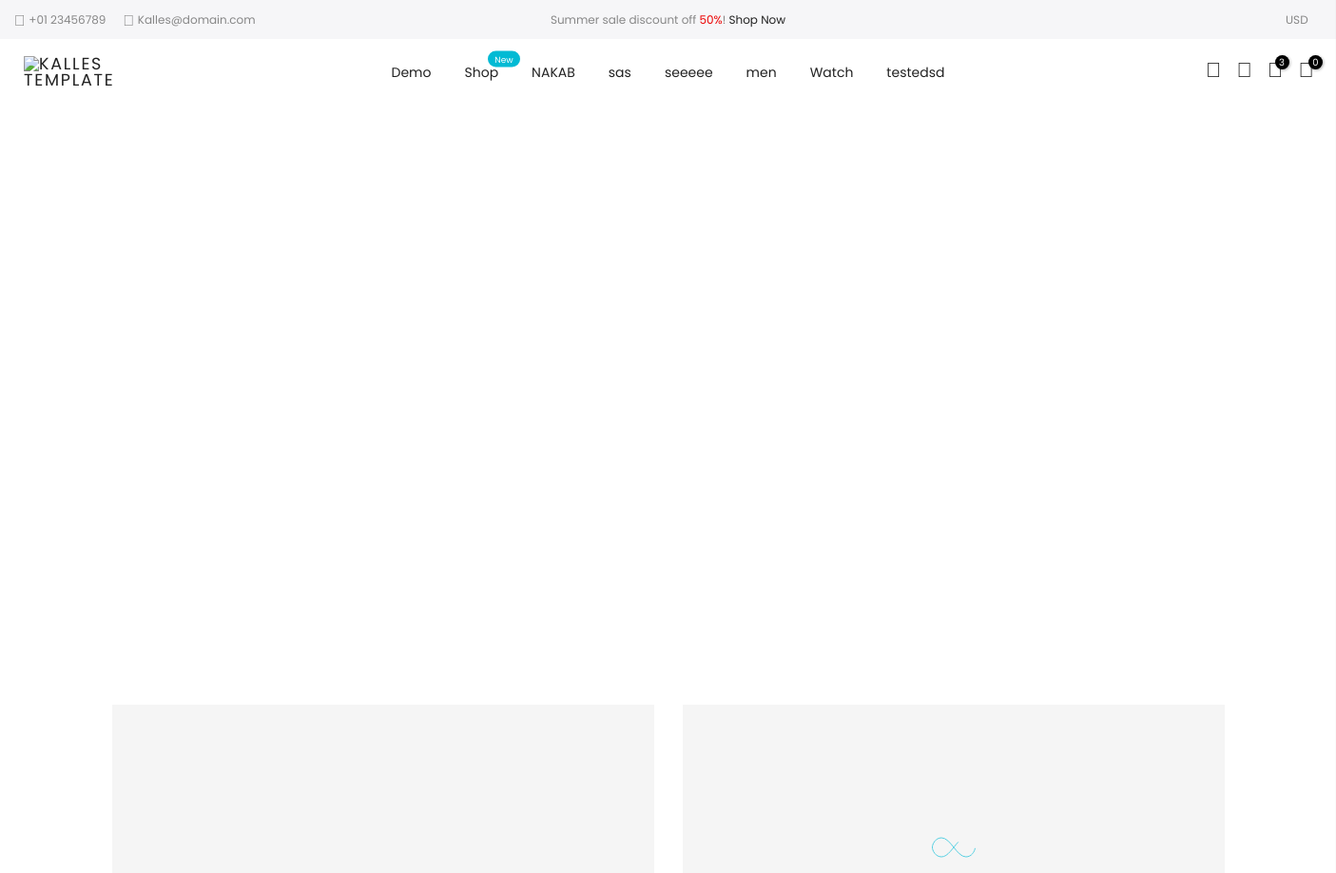
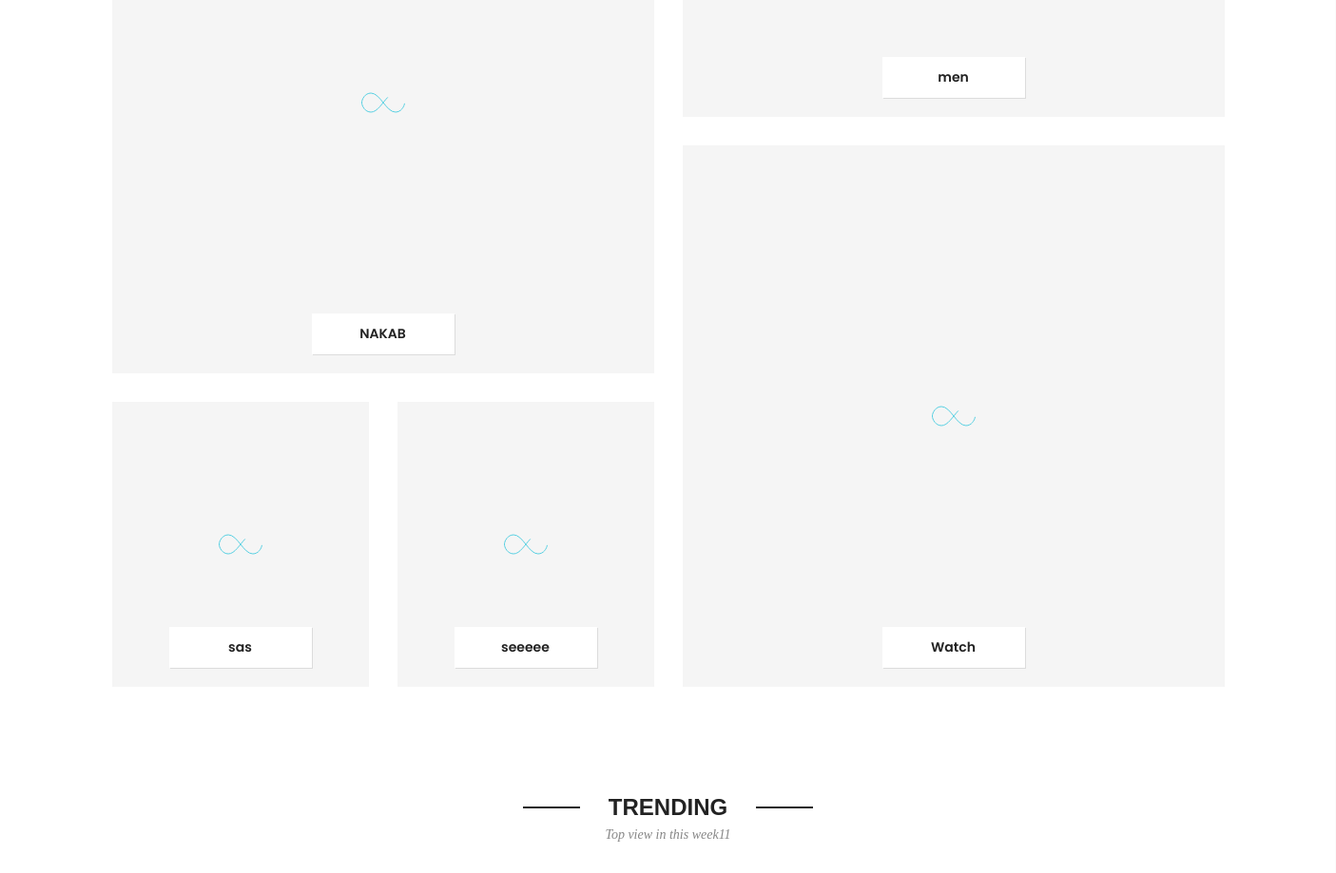
Before: /a/dsd (upper part) with the older database file (2 pictures, top to bottom).
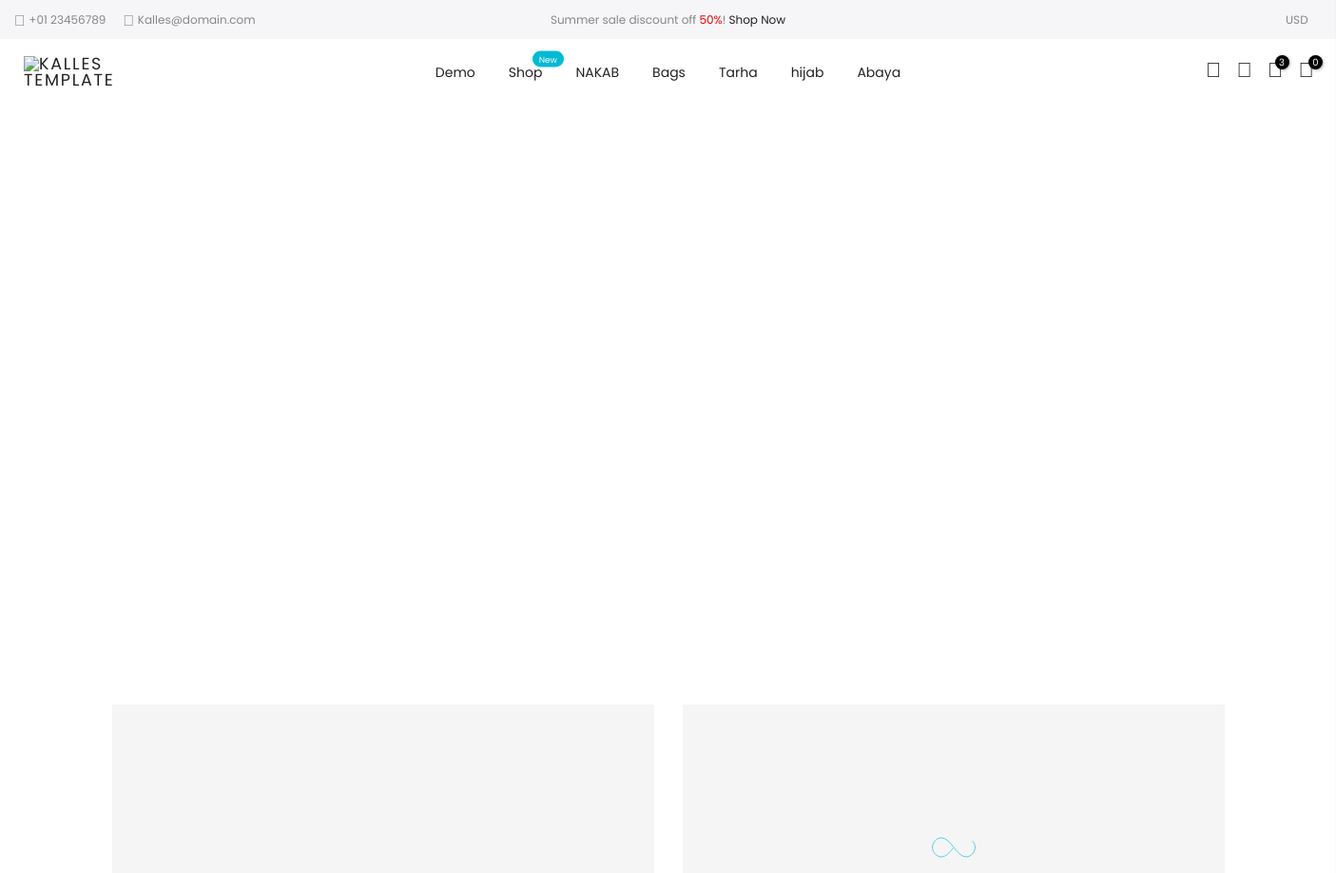
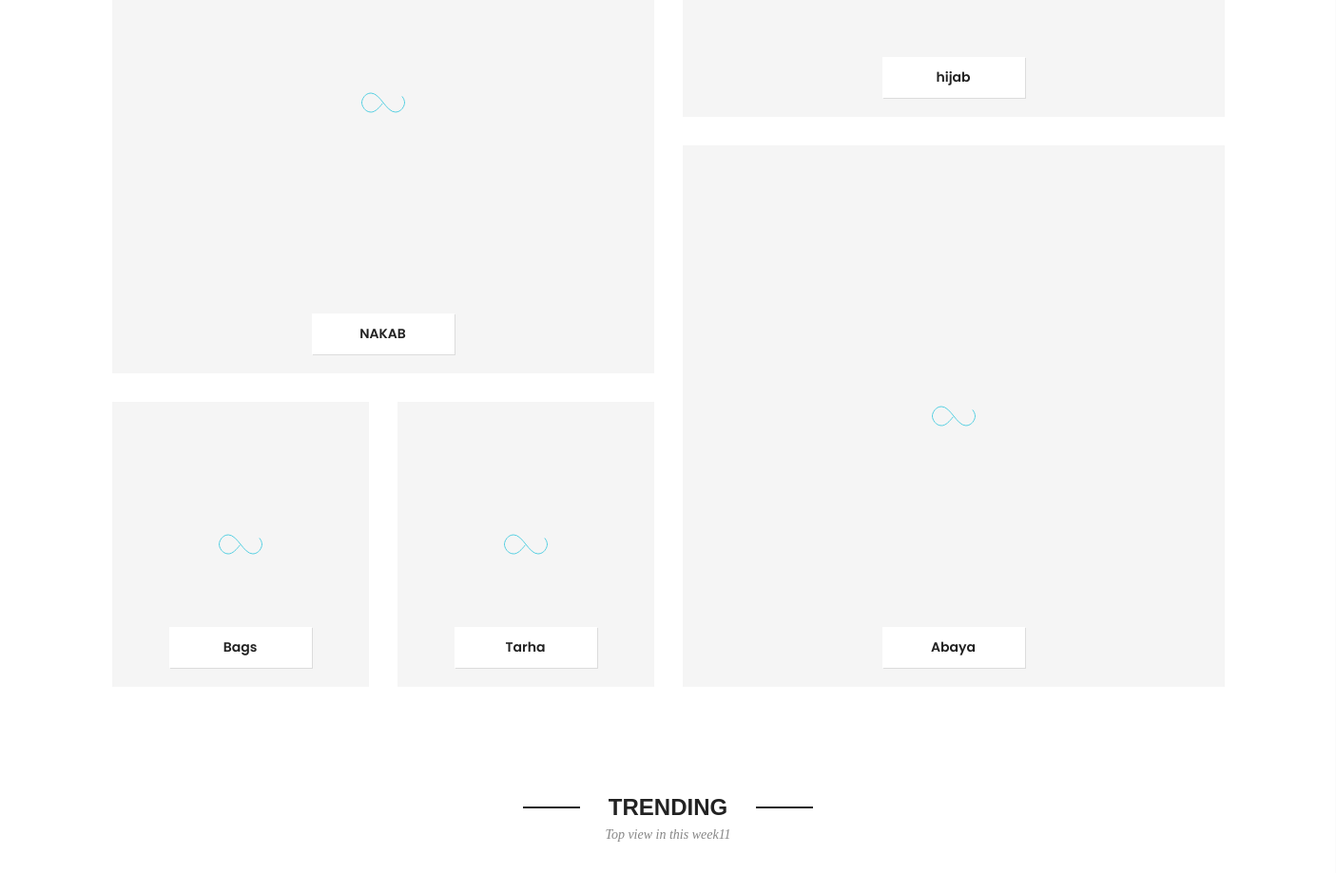
After: the same page with the newer database file (2 pictures, top to bottom).
### product/models.py (models this page shows)
class Category(models.Model):
    CATName = models.CharField(max_length=255)
    CATParent = models.ForeignKey('self', limit_choices_to={'CATParent__isnull': True}, on_delete=models.CASCADE,
                                  blank=True, null=True)
    CATDesc = models.TextField()
    slug = models.SlugField()
    CATImg = models.ImageField(upload_to='Category/')
    class Meta:
        verbose_name = 'category'
        verbose_name_plural = 'categoryios'
    def get_url(self):
        return reverse('products:category_slug', args={self.slug})
    def __str__(self):
        return self.CATName

### product/views.py (the view)
# urls.py: path('a/<slug:slug>', views.Puopup_detail, name='puopup_detail'),            # display detail and view slug name products
def Puopup_detail(request, slug):
    pro_detail = get_object_or_404(Product, PRDSlug=slug)
    d = Category.objects.all()
    in_cart = CartItems.objects.filter(cart__cart_id=_cart_id(request), product=pro_detail).exists()
    context = {
        'pro_detail': pro_detail,
        'd': d,
        'in_cart': in_cart,
    }
    return render(request, 'product/home-classic.html', context)

### cart/context_processos.py (called while the page is built)
def counter(request):
    cart_count = 0      # var coz counter number on  cart
    if 'admin' in request.path:            # request path if admin can you though data to return see anything
        return {}
    else:
        try:
            cart = Cart.objects.filter(cart_id=_cart_id(request))
            cart_items = CartItems.objects.all().filter(cart=cart[:1])
            for cart_item in cart_items:
                cart_count += cart_item.quantity
        except Cart.DoesNotExist:
            cart_item = 0
    return dict(cart_count=cart_count)

### cart/views.py (called while the page is built)
def _cart_id(request):  # creat session id to cart
    cart = request.session.session_key
    if not cart:
        cart = request.session.create()  # create new session
    return cart

### product/context_processors.py (called while the page is built)
def menu_links(request):
    links = Category.objects.all()
    products = Product.objects.filter()
    return dict(links=links, products=products)

### product/models.py (called while the page is built)
    def __str__(self):
        return self.PRDName

### product/templates/product/home-classic.html (shortened to what the changed rows need)
<!DOCTYPE html>
{% extends 'product/base.html' %}
{% load static  %}
   {% block  body %}
    <div id="nt_content">
        <div class="kalles-section nt_section type_collection_list">
            <div class="container">
                <div class="mt__30 nt_cats_holder row equal_nt hoverz_true cat_size_5 cat_lay4_1 cat_lay5_2 cat_space_30 cat_design_1">
                    <div class="col-md-6 col-12">
                        <div class="row">
                            <div class="cat_grid_item cat_space_item cat_grid_item_1 col-12">
                                {% for dd in d %}
                                {% if forloop.counter == 1 %}
                                <div class="cat_grid_item__content pr oh">
                                    <a href="{{ dd.get_url }}" class="db cat_grid_item__link">
                                        <div class="cat_grid_item__overlay item__position nt_bg_lz top lazyload" data-bgset="{{ dd.CATImg.url}}"></div>
                                    </a>
                                    <div class="cat_grid_item__wrapper pe_none">
                                        <div class="cat_grid_item__title">{{dd.CATName}}</div>
                                    </div>
                                </div>
                            </div>
                            <div class="col-12">
                                <div class="row">
                                    <div class="cat_grid_item cat_space_item cat_grid_item_4 col-6">
                                     {% elif forloop.counter == 2 %}
                                        <div class="cat_grid_item__content pr oh">
                                            <a href="{{ dd.get_url }}" class="db cat_grid_item__link">
                                                <div class="cat_grid_item__overlay item__position nt_bg_lz top lazyload" data-bgset="{{ dd.CATImg.url}}"></div>
                                            </a>
                                            <div class="cat_grid_item__wrapper pe_none">
                                                <div class="cat_grid_item__title">{{dd.CATName}}</div>
                                            </div>
                                        </div>
                                    </div>
                                    <div class="cat_grid_item cat_space_item cat_grid_item_5 col-6">
                                       {% elif forloop.counter == 3 %}
                                            <div class="cat_grid_item__content pr oh">
                                                <a href="{{ dd.get_url }}" class="db cat_grid_item__link">
                                                    <div class="cat_grid_item__overlay item__position nt_bg_lz bottom lazyload" data-bgset="{{ dd.CATImg.url}}"></div>
                                                </a>
                                                <div class="cat_grid_item__wrapper pe_none">
                                                    <div class="cat_grid_item__title">{{dd.CATName}}</div>
                                                </div>
                                            </div>
                                    </div>
                                </div>
                            </div>
                        </div>
                    </div>
                    <div class="col-md-6 col-12">
                        <div class="row">
                            <div class="cat_grid_item cat_space_item cat_grid_item_2 col-12">
                                  {% elif forloop.counter == 4 %}
                                <div class="cat_grid_item__content pr oh">
                                    <a href="{{ dd.get_url }}" class="db cat_grid_item__link">
                                        <div class="cat_grid_item__overlay item__position nt_bg_lz center lazyload" data-bgset="{{ dd.CATImg.url}}"></div>
                                    </a>
                                    <div class="cat_grid_item__wrapper pe_none">
                                        <div class="cat_grid_item__title">{{dd.CATName}}</div>
                                    </div>
                                </div>
                            </div>
                            <div class="cat_grid_item cat_space_item cat_grid_item_3 col-12">
                                {% elif forloop.counter == 5 %}
                                <div class="cat_grid_item__content pr oh">
                                    <a href="{{ dd.get_url }}" class="db cat_grid_item__link">
                                        <div class="cat_grid_item__overlay item__position nt_bg_lz center lazyload" data-bgset="{{ dd.CATImg.url}}"></div>
                                    </a>
                                    <div class="cat_grid_item__wrapper pe_none">
                                        <div class="cat_grid_item__title">{{dd.CATName}}</div>
                                    </div>
                                </div>
                            </div>
                        </div>
                    </div>
                </div>
            </div>
        </div>
        {% endif %}
              {% endfor %}
            </div>
{% include 'product/poup_detail.html' %}
{% endblock  %}

### product/templates/product/base.html (shortened to what the changed rows need)
<!DOCTYPE html>
{% load static %}
<html lang="en">
<head>
    <link rel="stylesheet" href="{% static 'css/font-icon.min.css' %} ">
    <link rel="stylesheet" href="{% static 'css/bootstrap.min.css' %} ">
    <link rel="stylesheet" href="{% static 'css/reset.css' %} ">
    <link rel="stylesheet" href="{% static 'css/defined.css' %} ">
    <link rel="stylesheet" href="{% static 'css/base.css' %} ">
    <link rel="stylesheet" href="{% static 'css/style.css' %} ">
    <link rel="stylesheet" href="{% static 'css/home-default.css' %} ">
        <link rel="stylesheet" href="{% static 'css/shopping-cart.css' %} ">
</head>
<body class="kalles-template header_full_true des_header_3 css_scrollbar lazy_icons btnt4_style_2 zoom_tp_2 css_scrollbar template-index kalles_toolbar_true hover_img2 swatch_style_rounded swatch_list_size_small label_style_rounded wrapper_full_width header_full_true hide_scrolld_true lazyload">
<div id="nt_wrapper">
    <header id="ntheader" class="ntheader header_3 h_icon_iccl ">
        <div class="kalles-header__wrapper ntheader_wrapper pr z_200">
            <div class="sp_header_mid">
                <div class="header__mid">
                    <div class="container">
                        <div class="row al_center css_h_se">
                            <div class="col dn db_lg">
                                <nav class="nt_navigation kl_navigation tc hover_side_up nav_arrow_false">
                                    <ul id="nt_menu_id" class="nt_menu in_flex wrap al_center">
                                        {% for  category in links %}
                                        <li class="type_mega menu_wid_cus menu-item has-children menu_has_offsets menu_center pos_center">
                                            <a class="lh__1 flex al_center pr" href="{{ category.get_url }}">{{ category}}</a>
                                        </li>
                                        {% endfor %}
                                    </ul>
                                </nav>
                            </div>
                        </div>
                    </div>
                </div>
            </div>
        </div>
    </header>
{% block body %}
{% endblock body  %}
 {% include 'lost-password.html' %}
</body>
</html>

Changed rows visible on the page:
removed Category: CATName "men"
removed Category: CATName "Watch"
removed Category: CATName "testedsd"
changed Category: CATName "sas" → "Bags"
changed Category: CATName "seeeee" → "Tarha"
added Category: CATName "hijab"
added Category: CATName "Abaya"
